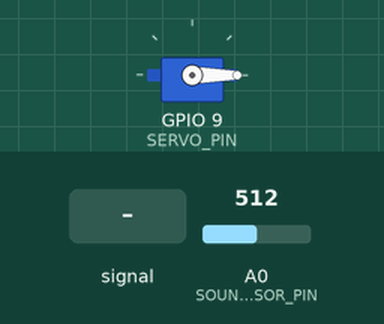
A sketch run on a simulated ESP8266 (NodeMCU). Shown: servo. Inputs (shaded band) come from the test bench; at power-on: A0 (SOUND_SENSOR_PIN) = 512. WiFi joins after 1.5 s; servers stay silent unless stated; uploads are accepted with an empty reply; what the sketch prints to the serial monitor is not drawn.

Above: at 2.7 s.
2.8 s: A0 (SOUND_SENSOR_PIN) set to 492
At 3.3 s:
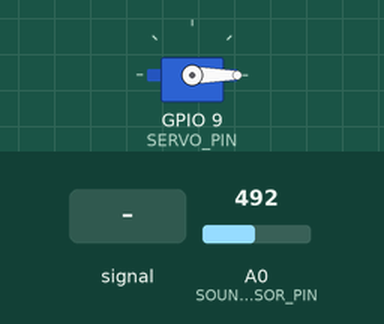
7.0 s: A0 (SOUND_SENSOR_PIN) fed a 200 Hz sine of ±81 counts around its level
At 7.8 s:
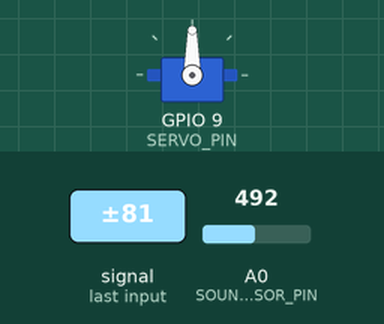
15.2 s: A0 (SOUND_SENSOR_PIN) set to 306
At 15.7 s:
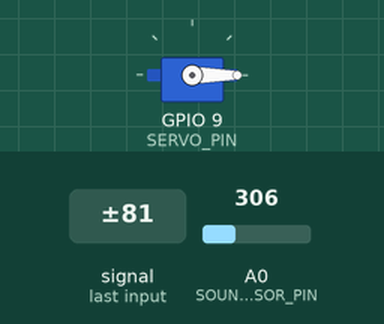
19.4 s: A0 (SOUND_SENSOR_PIN) set to 510
At 20.2 s:
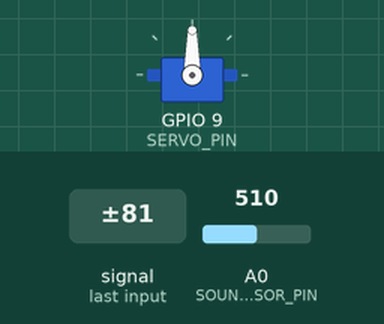
Timing chart, 0 to 28.5 s (numbered marks = the images above; inputs shaded):
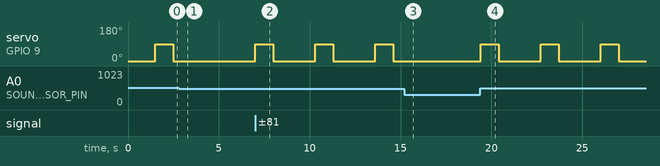

Measured:
- after the input at 2.8 s, servo on GPIO 9 (SERVO_PIN): stays 0° (without the input it goes to 90° after 2.0 s)
- after the input at 7.0 s, servo on GPIO 9 (SERVO_PIN): alternates 90° for 1.0 s and 0° for 2.3 s, starting at once
- after the input at 15.2 s, servo on GPIO 9 (SERVO_PIN): stays 0° (without the input it goes to 90° after 1.7 s)
- after the input at 19.4 s, servo on GPIO 9 (SERVO_PIN): alternates 90° for 1.0 s and 0° for 2.3 s, starting at once

The sketch:

personal.ino
```cpp
#include <ESP8266WiFi.h>
#include <WiFiClient.h>
#include <ESP8266HTTPClient.h>
#include <Servo.h>
#include <SoftwareSerial.h>

#define SOUND_SENSOR_PIN A0
#define SERVO_PIN 9
Servo myServo;

const char* ssid = "Ruchitha";
const char* password = "22kt1a0504";

void setup() {
  Serial.begin(115200);
  myServo.attach(SERVO_PIN);
  myServo.write(0);
  WiFi.begin(ssid, password);
  while (WiFi.status() != WL_CONNECTED) {
    delay(500);
    Serial.print(".");
  }
  Serial.println("Connected to WiFi");
}

void loop() {
  int soundValue = analogRead(SOUND_SENSOR_PIN);
  if (soundValue > 500) {
    myServo.write(90);
    delay(1000);
    myServo.write(0);
    sendGoogleCommand("What is the time?");
    delay(2000);
  }
  delay(100);
}

void sendGoogleCommand(String command) {
  if (WiFi.status() == WL_CONNECTED) {
    WiFiClient client;
    HTTPClient http;
    String url = "http://GOOGLE_ASSISTANT_API_ENDPOINT";
    http.begin(client, url);
    http.addHeader("Content-Type", "application/json");
    int httpCode = http.POST("{\"command\":\"" + command + "\"}");
    if (httpCode == 200) {
      String payload = http.getString();
      Serial.println(payload);
    }
    http.end();
  }
}
```
